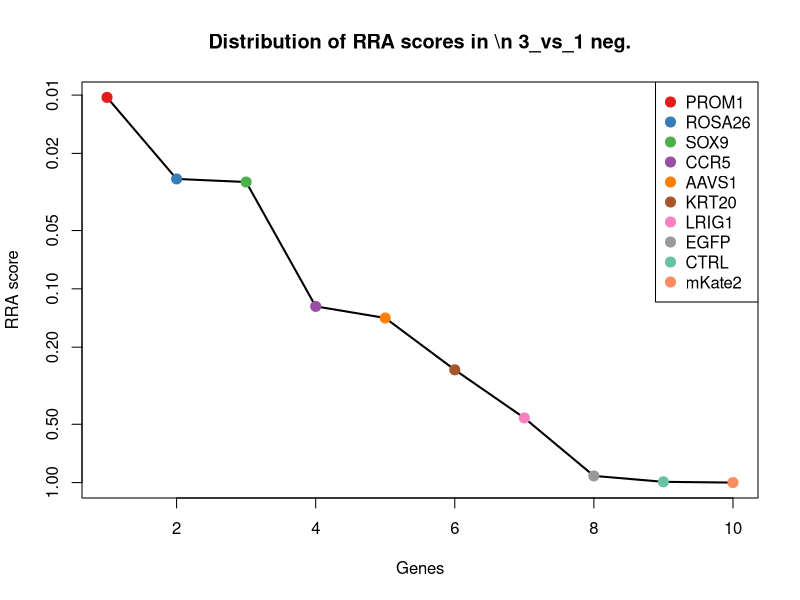
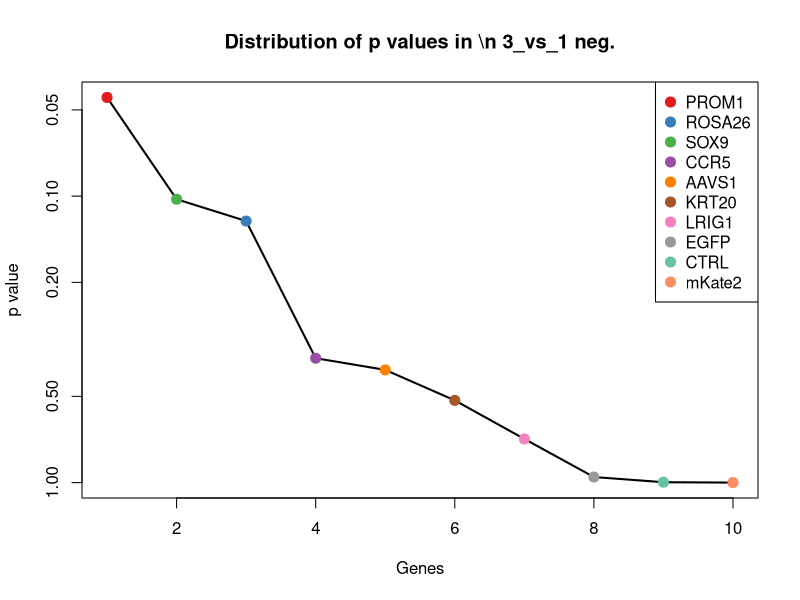
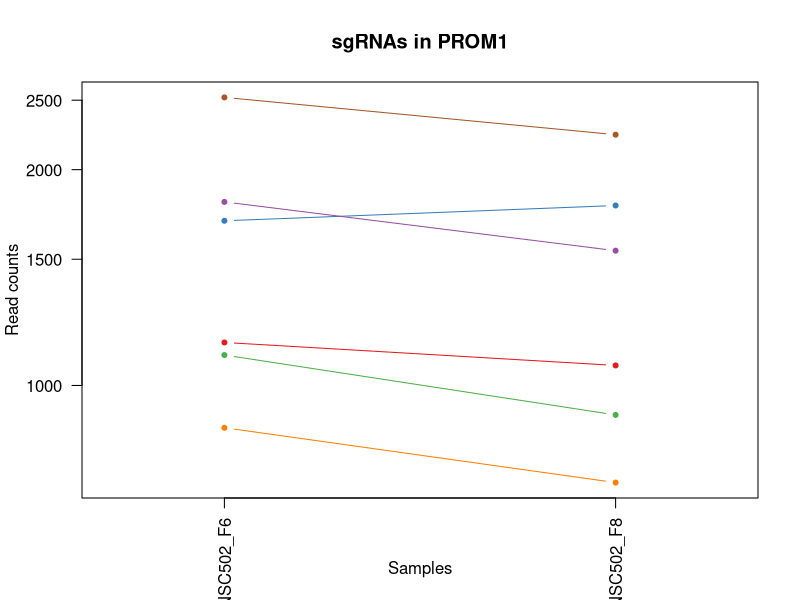
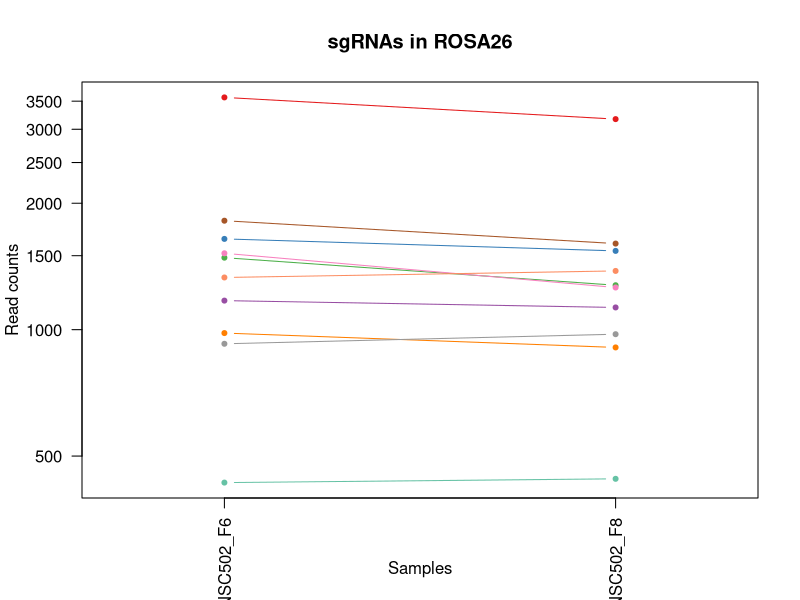
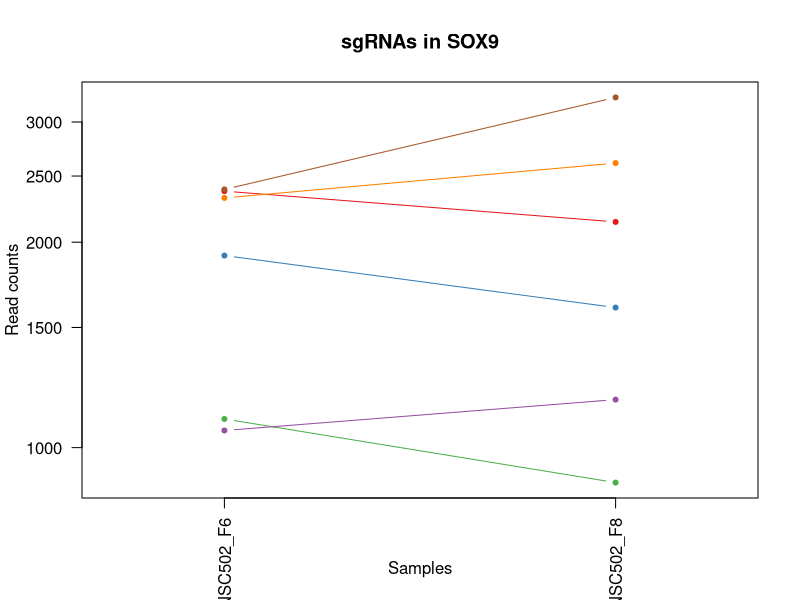
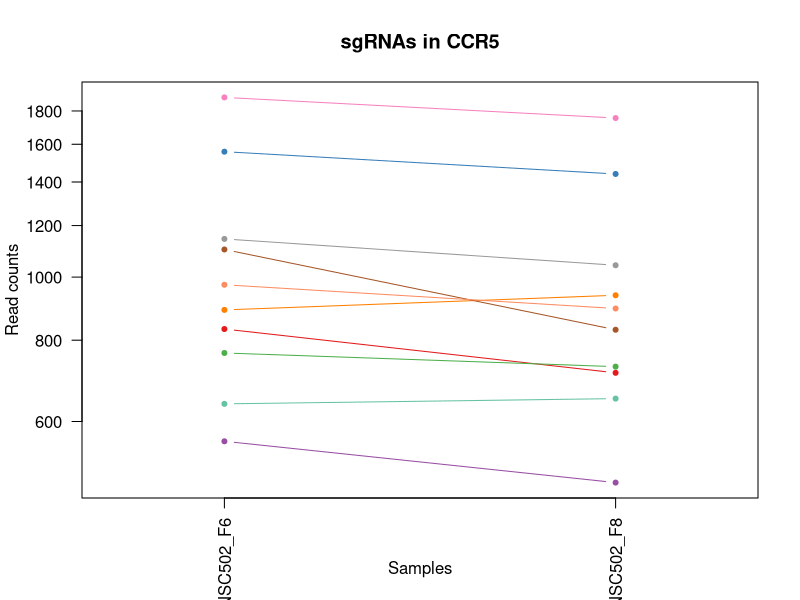
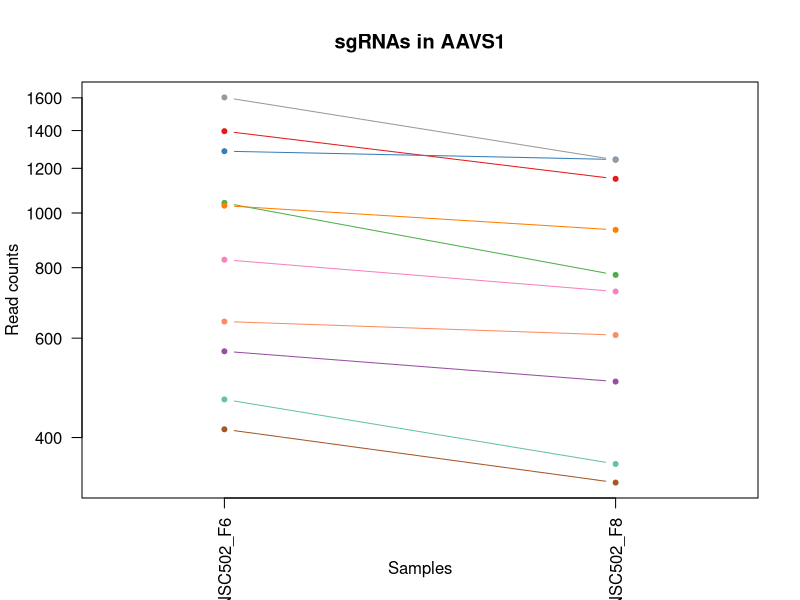
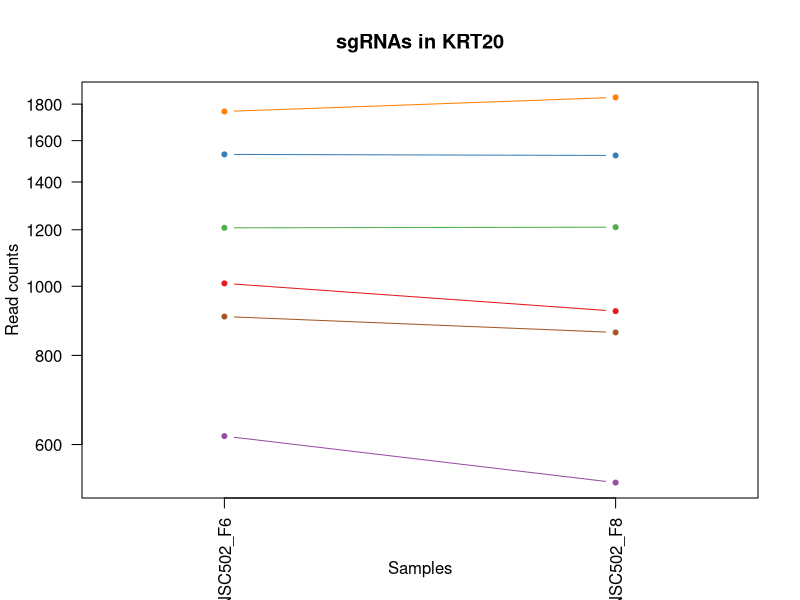

Write R code to recreate these figures, in order. (Note: this script raises an error after producing the figures.)
pdf(file='S2A_c1_t3.pdf',width=4.5,height=4.5);
gstable=read.table('S2A_c1_t3.gene_summary.txt',header=T)
# 
#
# parameters
# Do not modify the variables beginning with "__"

# gstablename='__GENE_SUMMARY_FILE__'
startindex=3
# outputfile='__OUTPUT_FILE__'
targetgenelist=c("PROM1","ROSA26","SOX9","CCR5","AAVS1","KRT20","LRIG1","EGFP","CTRL","mKate2")
# samplelabel=sub('.\\w+.\\w+$','',colnames(gstable)[startindex]);
samplelabel='3_vs_1 neg.'


# You need to write some codes in front of this code:
# gstable=read.table(gstablename,header=T)
# pdf(file=outputfile,width=6,height=6)


# set up color using RColorBrewer
#library(RColorBrewer)
#colors <- brewer.pal(length(targetgenelist), "Set1")

colors=c( "#E41A1C", "#377EB8", "#4DAF4A", "#984EA3", "#FF7F00",  "#A65628", "#F781BF",
          "#999999", "#66C2A5", "#FC8D62", "#8DA0CB", "#E78AC3", "#A6D854", "#FFD92F", "#E5C494", "#B3B3B3", 
          "#8DD3C7", "#FFFFB3", "#BEBADA", "#FB8072", "#80B1D3", "#FDB462", "#B3DE69", "#FCCDE5",
          "#D9D9D9", "#BC80BD", "#CCEBC5", "#FFED6F")

######
# function definition

plotrankedvalues<-function(val, tglist, ...){
  
  plot(val,log='y',ylim=c(max(val),min(val)),type='l',lwd=2, ...)
  if(length(tglist)>0){
    for(i in 1:length(tglist)){
      targetgene=tglist[i];
      tx=which(names(val)==targetgene);ty=val[targetgene];
      points(tx,ty,col=colors[(i %% length(colors)) ],cex=2,pch=20)
      # text(tx+50,ty,targetgene,col=colors[i])
    }
    legend('topright',tglist,pch=20,pt.cex = 2,cex=1,col=colors)
  }
}



plotrandvalues<-function(val,targetgenelist, ...){
  # choose the one with the best distance distribution
  
  mindiffvalue=0;
  randval=val;
  for(i in 1:20){
    randval0=sample(val)
    vindex=sort(which(names(randval0) %in% targetgenelist))
    if(max(vindex)>0.9*length(val)){
      # print('pass...')
      next;
    }
    mindiffind=min(diff(vindex));
    if (mindiffind > mindiffvalue){
      mindiffvalue=mindiffind;
      randval=randval0;
      # print(paste('Diff: ',mindiffvalue))
    }
  }
  plot(randval,log='y',ylim=c(max(randval),min(randval)),pch=20,col='grey', ...)
  
  if(length(targetgenelist)>0){
    for(i in 1:length(targetgenelist)){
      targetgene=targetgenelist[i];
      tx=which(names(randval)==targetgene);ty=randval[targetgene];
      points(tx,ty,col=colors[(i %% length(colors)) ],cex=2,pch=20)
      text(tx+50,ty,targetgene,col=colors[i])
    }
  }
  
}




# set.seed(1235)



pvec=gstable[,startindex]
names(pvec)=gstable[,'id']
pvec=sort(pvec);

plotrankedvalues(pvec,targetgenelist,xlab='Genes',ylab='RRA score',main=paste('Distribution of RRA scores in \\n',samplelabel))

# plotrandvalues(pvec,targetgenelist,xlab='Genes',ylab='RRA score',main=paste('Distribution of RRA scores in \\n',samplelabel))


pvec=gstable[,startindex+1]
names(pvec)=gstable[,'id']
pvec=sort(pvec);

plotrankedvalues(pvec,targetgenelist,xlab='Genes',ylab='p value',main=paste('Distribution of p values in \\n',samplelabel))

# plotrandvalues(pvec,targetgenelist,xlab='Genes',ylab='p value',main=paste('Distribution of p values in \\n',samplelabel))



# you need to write after this code:
# dev.off()






# parameters
# Do not modify the variables beginning with "__"
targetmat=list(c(1147.1383985218495,1065.4751989434267),c(1696.2259856191984,1781.6286194329277),c(1101.6725473609226,908.7619198876555),c(1802.3129716613612,1540.8679951852348),c(872.011709445471,731.036804533904),c(2521.606052848334,2236.885072555838))
targetgene="PROM1"
collabel=c("S14_MNSC502_F6","S16_MNSC502_F8")

# set up color using RColorBrewer
#library(RColorBrewer)
#colors <- brewer.pal(length(targetgenelist), "Set1")

colors=c( "#E41A1C", "#377EB8", "#4DAF4A", "#984EA3", "#FF7F00",  "#A65628", "#F781BF",
          "#999999", "#66C2A5", "#FC8D62", "#8DA0CB", "#E78AC3", "#A6D854", "#FFD92F", "#E5C494", "#B3B3B3", 
          "#8DD3C7", "#FFFFB3", "#BEBADA", "#FB8072", "#80B1D3", "#FDB462", "#B3DE69", "#FCCDE5",
          "#D9D9D9", "#BC80BD", "#CCEBC5", "#FFED6F")


## code

targetmatvec=unlist(targetmat)+1
yrange=range(targetmatvec[targetmatvec>0]);
# yrange[1]=1; # set the minimum value to 1
for(i in 1:length(targetmat)){
  vali=targetmat[[i]]+1;
  if(i==1){
    plot(1:length(vali),vali,type='b',las=1,pch=20,main=paste('sgRNAs in',targetgene),ylab='Read counts',xlab='Samples',xlim=c(0.7,length(vali)+0.3),ylim = yrange,col=colors[(i %% length(colors))],xaxt='n',log='y')
    axis(1,at=1:length(vali),labels=(collabel),las=2)
    # lines(0:100,rep(1,101),col='black');
  }else{
    lines(1:length(vali),vali,type='b',pch=20,col=colors[(i %% length(colors))])
  }
}




# parameters
# Do not modify the variables beginning with "__"
targetmat=list(c(3571.9837937712878,3171.036294636887),c(1643.765388125821,1539.1170088270699),c(1482.886222479464,1274.7180687441487),c(1171.6200106854255,1128.510707837368),c(980.4302775984506,906.135440350408),c(1816.3024643262618,1602.1525177210112),c(1519.025745197124,1258.9591915206634),c(924.4723069388483,974.4239083188445),c(431.34269050110197,440.37306907850746),c(1330.1675942209658,1378.9017570549686))
targetgene="ROSA26"
collabel=c("S14_MNSC502_F6","S16_MNSC502_F8")

# set up color using RColorBrewer
#library(RColorBrewer)
#colors <- brewer.pal(length(targetgenelist), "Set1")

colors=c( "#E41A1C", "#377EB8", "#4DAF4A", "#984EA3", "#FF7F00",  "#A65628", "#F781BF",
          "#999999", "#66C2A5", "#FC8D62", "#8DA0CB", "#E78AC3", "#A6D854", "#FFD92F", "#E5C494", "#B3B3B3", 
          "#8DD3C7", "#FFFFB3", "#BEBADA", "#FB8072", "#80B1D3", "#FDB462", "#B3DE69", "#FCCDE5",
          "#D9D9D9", "#BC80BD", "#CCEBC5", "#FFED6F")


## code

targetmatvec=unlist(targetmat)+1
yrange=range(targetmatvec[targetmatvec>0]);
# yrange[1]=1; # set the minimum value to 1
for(i in 1:length(targetmat)){
  vali=targetmat[[i]]+1;
  if(i==1){
    plot(1:length(vali),vali,type='b',las=1,pch=20,main=paste('sgRNAs in',targetgene),ylab='Read counts',xlab='Samples',xlim=c(0.7,length(vali)+0.3),ylim = yrange,col=colors[(i %% length(colors))],xaxt='n',log='y')
    axis(1,at=1:length(vali),labels=(collabel),las=2)
    # lines(0:100,rep(1,101),col='black');
  }else{
    lines(1:length(vali),vali,type='b',pch=20,col=colors[(i %% length(colors))])
  }
}




# parameters
# Do not modify the variables beginning with "__"
targetmat=list(c(2374.7163798668776,2140.5808228567607),c(1910.7315398143407,1603.0280109000937),c(1100.5067563055143,887.750083589675),c(1058.5382783108123,1174.9118463287416),c(2321.089991318092,2610.720660024074),c(2388.7058725317784,3258.5856125451387))
targetgene="SOX9"
collabel=c("S14_MNSC502_F6","S16_MNSC502_F8")

# set up color using RColorBrewer
#library(RColorBrewer)
#colors <- brewer.pal(length(targetgenelist), "Set1")

colors=c( "#E41A1C", "#377EB8", "#4DAF4A", "#984EA3", "#FF7F00",  "#A65628", "#F781BF",
          "#999999", "#66C2A5", "#FC8D62", "#8DA0CB", "#E78AC3", "#A6D854", "#FFD92F", "#E5C494", "#B3B3B3", 
          "#8DD3C7", "#FFFFB3", "#BEBADA", "#FB8072", "#80B1D3", "#FDB462", "#B3DE69", "#FCCDE5",
          "#D9D9D9", "#BC80BD", "#CCEBC5", "#FFED6F")


## code

targetmatvec=unlist(targetmat)+1
yrange=range(targetmatvec[targetmatvec>0]);
# yrange[1]=1; # set the minimum value to 1
for(i in 1:length(targetmat)){
  vali=targetmat[[i]]+1;
  if(i==1){
    plot(1:length(vali),vali,type='b',las=1,pch=20,main=paste('sgRNAs in',targetgene),ylab='Read counts',xlab='Samples',xlim=c(0.7,length(vali)+0.3),ylim = yrange,col=colors[(i %% length(colors))],xaxt='n',log='y')
    axis(1,at=1:length(vali),labels=(collabel),las=2)
    # lines(0:100,rep(1,101),col='black');
  }else{
    lines(1:length(vali),vali,type='b',pch=20,col=colors[(i %% length(colors))])
  }
}




# parameters
# Do not modify the variables beginning with "__"
targetmat=list(c(831.2090225061776,711.7759545940886),c(1557.4968500256007,1439.3107864116625),c(763.5931412924913,727.534831817574),c(558.4139155406158,482.3967416744684),c(889.4985752765967,936.7777016182962),c(1101.6725473609226,829.0920405911462),c(1887.4157187061733,1754.4883308813696),c(1143.6410253556244,1041.8368831081984),c(637.6877073083858,649.6159388792297),c(972.269740210592,893.8785358432527))
targetgene="CCR5"
collabel=c("S14_MNSC502_F6","S16_MNSC502_F8")

# set up color using RColorBrewer
#library(RColorBrewer)
#colors <- brewer.pal(length(targetgenelist), "Set1")

colors=c( "#E41A1C", "#377EB8", "#4DAF4A", "#984EA3", "#FF7F00",  "#A65628", "#F781BF",
          "#999999", "#66C2A5", "#FC8D62", "#8DA0CB", "#E78AC3", "#A6D854", "#FFD92F", "#E5C494", "#B3B3B3", 
          "#8DD3C7", "#FFFFB3", "#BEBADA", "#FB8072", "#80B1D3", "#FDB462", "#B3DE69", "#FCCDE5",
          "#D9D9D9", "#BC80BD", "#CCEBC5", "#FFED6F")


## code

targetmatvec=unlist(targetmat)+1
yrange=range(targetmatvec[targetmatvec>0]);
# yrange[1]=1; # set the minimum value to 1
for(i in 1:length(targetmat)){
  vali=targetmat[[i]]+1;
  if(i==1){
    plot(1:length(vali),vali,type='b',las=1,pch=20,main=paste('sgRNAs in',targetgene),ylab='Read counts',xlab='Samples',xlim=c(0.7,length(vali)+0.3),ylim = yrange,col=colors[(i %% length(colors))],xaxt='n',log='y')
    axis(1,at=1:length(vali),labels=(collabel),las=2)
    # lines(0:100,rep(1,101),col='black');
  }else{
    lines(1:length(vali),vali,type='b',pch=20,col=colors[(i %% length(colors))])
  }
}




# parameters
# Do not modify the variables beginning with "__"
targetmat=list(c(1395.4518933238353,1148.647050956266),c(1285.8675341154471,1243.200314297178),c(1041.0514124796866,775.6869566671126),c(567.7402439838828,501.65759161428383),c(1029.3935019256028,932.4002357228835),c(412.6900336145678,331.811914872275),c(825.3800672291356,724.9083522803264),c(1601.7969101311191,1241.449327939013),c(466.3164221633535,358.0767102447506),c(641.185080474611,606.7167731041862))
targetgene="AAVS1"
collabel=c("S14_MNSC502_F6","S16_MNSC502_F8")

# set up color using RColorBrewer
#library(RColorBrewer)
#colors <- brewer.pal(length(targetgenelist), "Set1")

colors=c( "#E41A1C", "#377EB8", "#4DAF4A", "#984EA3", "#FF7F00",  "#A65628", "#F781BF",
          "#999999", "#66C2A5", "#FC8D62", "#8DA0CB", "#E78AC3", "#A6D854", "#FFD92F", "#E5C494", "#B3B3B3", 
          "#8DD3C7", "#FFFFB3", "#BEBADA", "#FB8072", "#80B1D3", "#FDB462", "#B3DE69", "#FCCDE5",
          "#D9D9D9", "#BC80BD", "#CCEBC5", "#FFED6F")


## code

targetmatvec=unlist(targetmat)+1
yrange=range(targetmatvec[targetmatvec>0]);
# yrange[1]=1; # set the minimum value to 1
for(i in 1:length(targetmat)){
  vali=targetmat[[i]]+1;
  if(i==1){
    plot(1:length(vali),vali,type='b',las=1,pch=20,main=paste('sgRNAs in',targetgene),ylab='Read counts',xlab='Samples',xlim=c(0.7,length(vali)+0.3),ylim = yrange,col=colors[(i %% length(colors))],xaxt='n',log='y')
    axis(1,at=1:length(vali),labels=(collabel),las=2)
    # lines(0:100,rep(1,101),col='black');
  }else{
    lines(1:length(vali),vali,type='b',pch=20,col=colors[(i %% length(colors))])
  }
}




# parameters
# Do not modify the variables beginning with "__"
targetmat=list(c(1008.4092629282519,921.8943175738933),c(1529.5178646957993,1524.233624782667),c(1206.593742347677,1209.05608031296),c(615.5376772556266,529.6733733449245),c(1756.8471205004341,1838.5356760732916),c(905.8196500523142,860.609795038117))
targetgene="KRT20"
collabel=c("S14_MNSC502_F6","S16_MNSC502_F8")

# set up color using RColorBrewer
#library(RColorBrewer)
#colors <- brewer.pal(length(targetgenelist), "Set1")

colors=c( "#E41A1C", "#377EB8", "#4DAF4A", "#984EA3", "#FF7F00",  "#A65628", "#F781BF",
          "#999999", "#66C2A5", "#FC8D62", "#8DA0CB", "#E78AC3", "#A6D854", "#FFD92F", "#E5C494", "#B3B3B3", 
          "#8DD3C7", "#FFFFB3", "#BEBADA", "#FB8072", "#80B1D3", "#FDB462", "#B3DE69", "#FCCDE5",
          "#D9D9D9", "#BC80BD", "#CCEBC5", "#FFED6F")


## code

targetmatvec=unlist(targetmat)+1
yrange=range(targetmatvec[targetmatvec>0]);
# yrange[1]=1; # set the minimum value to 1
for(i in 1:length(targetmat)){
  vali=targetmat[[i]]+1;
  if(i==1){
    plot(1:length(vali),vali,type='b',las=1,pch=20,main=paste('sgRNAs in',targetgene),ylab='Read counts',xlab='Samples',xlim=c(0.7,length(vali)+0.3),ylim = yrange,col=colors[(i %% length(colors))],xaxt='n',log='y')
    axis(1,at=1:length(vali),labels=(collabel),las=2)
    # lines(0:100,rep(1,101),col='black');
  }else{
    lines(1:length(vali),vali,type='b',pch=20,col=colors[(i %% length(colors))])
  }
}




# parameters
# Do not modify the variables beginning with "__"
targetmat=list(c(1297.525444669531,1317.6172345191924),c(705.3035885220721,638.2345275511569),c(835.8721867278111,834.3449996656414),c(1384.9597738251598,1432.3068409790023),c(2128.7344671757087,2027.6422027551157),c(673.8272300260458,618.9736776113415))
targetgene="LRIG1"
collabel=c("S14_MNSC502_F6","S16_MNSC502_F8")

# set up color using RColorBrewer
#library(RColorBrewer)
#colors <- brewer.pal(length(targetgenelist), "Set1")

colors=c( "#E41A1C", "#377EB8", "#4DAF4A", "#984EA3", "#FF7F00",  "#A65628", "#F781BF",
          "#999999", "#66C2A5", "#FC8D62", "#8DA0CB", "#E78AC3", "#A6D854", "#FFD92F", "#E5C494", "#B3B3B3", 
          "#8DD3C7", "#FFFFB3", "#BEBADA", "#FB8072", "#80B1D3", "#FDB462", "#B3DE69", "#FCCDE5",
          "#D9D9D9", "#BC80BD", "#CCEBC5", "#FFED6F")


## code

targetmatvec=unlist(targetmat)+1
yrange=range(targetmatvec[targetmatvec>0]);
# yrange[1]=1; # set the minimum value to 1
for(i in 1:length(targetmat)){
  vali=targetmat[[i]]+1;
  if(i==1){
    plot(1:length(vali),vali,type='b',las=1,pch=20,main=paste('sgRNAs in',targetgene),ylab='Read counts',xlab='Samples',xlim=c(0.7,length(vali)+0.3),ylim = yrange,col=colors[(i %% length(colors))],xaxt='n',log='y')
    axis(1,at=1:length(vali),labels=(collabel),las=2)
    # lines(0:100,rep(1,101),col='black');
  }else{
    lines(1:length(vali),vali,type='b',pch=20,col=colors[(i %% length(colors))])
  }
}




# parameters
# Do not modify the variables beginning with "__"
targetmat=list(c(1344.1570868858664,1425.3028955463421),c(1739.3602546693085,1782.5041126120102),c(918.6433516618064,1019.9495536311356),c(941.959172769974,850.1038768891267),c(1547.0047305269252,1577.6387087067008),c(1794.1524342735024,1884.0613213855825))
targetgene="EGFP"
collabel=c("S14_MNSC502_F6","S16_MNSC502_F8")

# set up color using RColorBrewer
#library(RColorBrewer)
#colors <- brewer.pal(length(targetgenelist), "Set1")

colors=c( "#E41A1C", "#377EB8", "#4DAF4A", "#984EA3", "#FF7F00",  "#A65628", "#F781BF",
          "#999999", "#66C2A5", "#FC8D62", "#8DA0CB", "#E78AC3", "#A6D854", "#FFD92F", "#E5C494", "#B3B3B3", 
          "#8DD3C7", "#FFFFB3", "#BEBADA", "#FB8072", "#80B1D3", "#FDB462", "#B3DE69", "#FCCDE5",
          "#D9D9D9", "#BC80BD", "#CCEBC5", "#FFED6F")


## code

targetmatvec=unlist(targetmat)+1
yrange=range(targetmatvec[targetmatvec>0]);
# yrange[1]=1; # set the minimum value to 1
for(i in 1:length(targetmat)){
  vali=targetmat[[i]]+1;
  if(i==1){
    plot(1:length(vali),vali,type='b',las=1,pch=20,main=paste('sgRNAs in',targetgene),ylab='Read counts',xlab='Samples',xlim=c(0.7,length(vali)+0.3),ylim = yrange,col=colors[(i %% length(colors))],xaxt='n',log='y')
    axis(1,at=1:length(vali),labels=(collabel),las=2)
    # lines(0:100,rep(1,101),col='black');
  }else{
    lines(1:length(vali),vali,type='b',pch=20,col=colors[(i %% length(colors))])
  }
}




# parameters
# Do not modify the variables beginning with "__"
targetmat=list(c(987.425023930901,1007.6926491239802),c(931.4670532712986,994.5602514377425),c(3239.733342979898,3316.368162364585),c(521.1086017675475,570.8215527618029),c(1018.9013824269273,1124.1332419419555),c(1869.9288528750474,1885.8123077437476),c(1173.9515927962423,1226.5659438946102),c(1104.0041294717394,1073.3546375551693),c(1074.8593530865298,1131.1371873746155),c(1618.1179849068365,1831.5317306406314))
targetgene="CTRL"
collabel=c("S14_MNSC502_F6","S16_MNSC502_F8")

# set up color using RColorBrewer
#library(RColorBrewer)
#colors <- brewer.pal(length(targetgenelist), "Set1")

colors=c( "#E41A1C", "#377EB8", "#4DAF4A", "#984EA3", "#FF7F00",  "#A65628", "#F781BF",
          "#999999", "#66C2A5", "#FC8D62", "#8DA0CB", "#E78AC3", "#A6D854", "#FFD92F", "#E5C494", "#B3B3B3", 
          "#8DD3C7", "#FFFFB3", "#BEBADA", "#FB8072", "#80B1D3", "#FDB462", "#B3DE69", "#FCCDE5",
          "#D9D9D9", "#BC80BD", "#CCEBC5", "#FFED6F")


## code

targetmatvec=unlist(targetmat)+1
yrange=range(targetmatvec[targetmatvec>0]);
# yrange[1]=1; # set the minimum value to 1
for(i in 1:length(targetmat)){
  vali=targetmat[[i]]+1;
  if(i==1){
    plot(1:length(vali),vali,type='b',las=1,pch=20,main=paste('sgRNAs in',targetgene),ylab='Read counts',xlab='Samples',xlim=c(0.7,length(vali)+0.3),ylim = yrange,col=colors[(i %% length(colors))],xaxt='n',log='y')
    axis(1,at=1:length(vali),labels=(collabel),las=2)
    # lines(0:100,rep(1,101),col='black');
  }else{
    lines(1:length(vali),vali,type='b',pch=20,col=colors[(i %% length(colors))])
  }
}




# parameters
# Do not modify the variables beginning with "__"
targetmat=list(c(2512.2797244050666,2996.8131519994654),c(2703.469457492042,3098.3703607730376),c(2436.503305803522,3181.542212785877),c(1488.715177756506,1637.172244884312),c(1910.7315398143407,2156.339700080246),c(3034.5541172280227,4266.278261669119))
targetgene="mKate2"
collabel=c("S14_MNSC502_F6","S16_MNSC502_F8")

# set up color using RColorBrewer
#library(RColorBrewer)
#colors <- brewer.pal(length(targetgenelist), "Set1")

colors=c( "#E41A1C", "#377EB8", "#4DAF4A", "#984EA3", "#FF7F00",  "#A65628", "#F781BF",
          "#999999", "#66C2A5", "#FC8D62", "#8DA0CB", "#E78AC3", "#A6D854", "#FFD92F", "#E5C494", "#B3B3B3", 
          "#8DD3C7", "#FFFFB3", "#BEBADA", "#FB8072", "#80B1D3", "#FDB462", "#B3DE69", "#FCCDE5",
          "#D9D9D9", "#BC80BD", "#CCEBC5", "#FFED6F")


## code

targetmatvec=unlist(targetmat)+1
yrange=range(targetmatvec[targetmatvec>0]);
# yrange[1]=1; # set the minimum value to 1
for(i in 1:length(targetmat)){
  vali=targetmat[[i]]+1;
  if(i==1){
    plot(1:length(vali),vali,type='b',las=1,pch=20,main=paste('sgRNAs in',targetgene),ylab='Read counts',xlab='Samples',xlim=c(0.7,length(vali)+0.3),ylim = yrange,col=colors[(i %% length(colors))],xaxt='n',log='y')
    axis(1,at=1:length(vali),labels=(collabel),las=2)
    # lines(0:100,rep(1,101),col='black');
  }else{
    lines(1:length(vali),vali,type='b',pch=20,col=colors[(i %% length(colors))])
  }
}



# 
#
# parameters
# Do not modify the variables beginning with "__"

# gstablename='__GENE_SUMMARY_FILE__'
startindex=9
# outputfile='__OUTPUT_FILE__'
targetgenelist=c("SOX9","mKate2","EGFP","CTRL","PROM1","KRT20","CCR5","ROSA26","LRIG1","AAVS1")
# samplelabel=sub('.\\w+.\\w+$','',colnames(gstable)[startindex]);
samplelabel='3_vs_1 pos.'


# You need to write some codes in front of this code:
# gstable=read.table(gstablename,header=T)
# pdf(file=outputfile,width=6,height=6)


# set up color using RColorBrewer
#library(RColorBrewer)
#colors <- brewer.pal(length(targetgenelist), "Set1")

colors=c( "#E41A1C", "#377EB8", "#4DAF4A", "#984EA3", "#FF7F00",  "#A65628", "#F781BF",
          "#999999", "#66C2A5", "#FC8D62", "#8DA0CB", "#E78AC3", "#A6D854", "#FFD92F", "#E5C494", "#B3B3B3", 
          "#8DD3C7", "#FFFFB3", "#BEBADA", "#FB8072", "#80B1D3", "#FDB462", "#B3DE69", "#FCCDE5",
          "#D9D9D9", "#BC80BD", "#CCEBC5", "#FFED6F")

######
# function definition

plotrankedvalues<-function(val, tglist, ...){
  
  plot(val,log='y',ylim=c(max(val),min(val)),type='l',lwd=2, ...)
  if(length(tglist)>0){
    for(i in 1:length(tglist)){
      targetgene=tglist[i];
      tx=which(names(val)==targetgene);ty=val[targetgene];
      points(tx,ty,col=colors[(i %% length(colors)) ],cex=2,pch=20)
      # text(tx+50,ty,targetgene,col=colors[i])
    }
    legend('topright',tglist,pch=20,pt.cex = 2,cex=1,col=colors)
  }
}



plotrandvalues<-function(val,targetgenelist, ...){
  # choose the one with the best distance distribution
  
  mindiffvalue=0;
  randval=val;
  for(i in 1:20){
    randval0=sample(val)
    vindex=sort(which(names(randval0) %in% targetgenelist))
    if(max(vindex)>0.9*length(val)){
      # print('pass...')
      next;
    }
    mindiffind=min(diff(vindex));
    if (mindiffind > mindiffvalue){
      mindiffvalue=mindiffind;
      randval=randval0;
      # print(paste('Diff: ',mindiffvalue))
    }
  }
  plot(randval,log='y',ylim=c(max(randval),min(randval)),pch=20,col='grey', ...)
  
  if(length(targetgenelist)>0){
    for(i in 1:length(targetgenelist)){
      targetgene=targetgenelist[i];
      tx=which(names(randval)==targetgene);ty=randval[targetgene];
      points(tx,ty,col=colors[(i %% length(colors)) ],cex=2,pch=20)
      text(tx+50,ty,targetgene,col=colors[i])
    }
  }
  
}




# set.seed(1235)



pvec=gstable[,startindex]
names(pvec)=gstable[,'id']
pvec=sort(pvec);

plotrankedvalues(pvec,targetgenelist,xlab='Genes',ylab='RRA score',main=paste('Distribution of RRA scores in \\n',samplelabel))

# plotrandvalues(pvec,targetgenelist,xlab='Genes',ylab='RRA score',main=paste('Distribution of RRA scores in \\n',samplelabel))


pvec=gstable[,startindex+1]
names(pvec)=gstable[,'id']
pvec=sort(pvec);

plotrankedvalues(pvec,targetgenelist,xlab='Genes',ylab='p value',main=paste('Distribution of p values in \\n',samplelabel))

# plotrandvalues(pvec,targetgenelist,xlab='Genes',ylab='p value',main=paste('Distribution of p values in \\n',samplelabel))



# you need to write after this code:
# dev.off()






# parameters
# Do not modify the variables beginning with "__"
targetmat=list(c(2374.7163798668776,2140.5808228567607),c(1910.7315398143407,1603.0280109000937),c(1100.5067563055143,887.750083589675),c(1058.5382783108123,1174.9118463287416),c(2321.089991318092,2610.720660024074),c(2388.7058725317784,3258.5856125451387))
targetgene="SOX9"
collabel=c("S14_MNSC502_F6","S16_MNSC502_F8")

# set up color using RColorBrewer
#library(RColorBrewer)
#colors <- brewer.pal(length(targetgenelist), "Set1")

colors=c( "#E41A1C", "#377EB8", "#4DAF4A", "#984EA3", "#FF7F00",  "#A65628", "#F781BF",
          "#999999", "#66C2A5", "#FC8D62", "#8DA0CB", "#E78AC3", "#A6D854", "#FFD92F", "#E5C494", "#B3B3B3", 
          "#8DD3C7", "#FFFFB3", "#BEBADA", "#FB8072", "#80B1D3", "#FDB462", "#B3DE69", "#FCCDE5",
          "#D9D9D9", "#BC80BD", "#CCEBC5", "#FFED6F")


## code

targetmatvec=unlist(targetmat)+1
yrange=range(targetmatvec[targetmatvec>0]);
# yrange[1]=1; # set the minimum value to 1
for(i in 1:length(targetmat)){
  vali=targetmat[[i]]+1;
  if(i==1){
    plot(1:length(vali),vali,type='b',las=1,pch=20,main=paste('sgRNAs in',targetgene),ylab='Read counts',xlab='Samples',xlim=c(0.7,length(vali)+0.3),ylim = yrange,col=colors[(i %% length(colors))],xaxt='n',log='y')
    axis(1,at=1:length(vali),labels=(collabel),las=2)
    # lines(0:100,rep(1,101),col='black');
  }else{
    lines(1:length(vali),vali,type='b',pch=20,col=colors[(i %% length(colors))])
  }
}




# parameters
# Do not modify the variables beginning with "__"
targetmat=list(c(2512.2797244050666,2996.8131519994654),c(2703.469457492042,3098.3703607730376),c(2436.503305803522,3181.542212785877),c(1488.715177756506,1637.172244884312),c(1910.7315398143407,2156.339700080246),c(3034.5541172280227,4266.278261669119))
targetgene="mKate2"
collabel=c("S14_MNSC502_F6","S16_MNSC502_F8")

# set up color using RColorBrewer
#library(RColorBrewer)
#colors <- brewer.pal(length(targetgenelist), "Set1")

colors=c( "#E41A1C", "#377EB8", "#4DAF4A", "#984EA3", "#FF7F00",  "#A65628", "#F781BF",
          "#999999", "#66C2A5", "#FC8D62", "#8DA0CB", "#E78AC3", "#A6D854", "#FFD92F", "#E5C494", "#B3B3B3", 
          "#8DD3C7", "#FFFFB3", "#BEBADA", "#FB8072", "#80B1D3", "#FDB462", "#B3DE69", "#FCCDE5",
          "#D9D9D9", "#BC80BD", "#CCEBC5", "#FFED6F")


## code

targetmatvec=unlist(targetmat)+1
yrange=range(targetmatvec[targetmatvec>0]);
# yrange[1]=1; # set the minimum value to 1
for(i in 1:length(targetmat)){
  vali=targetmat[[i]]+1;
  if(i==1){
    plot(1:length(vali),vali,type='b',las=1,pch=20,main=paste('sgRNAs in',targetgene),ylab='Read counts',xlab='Samples',xlim=c(0.7,length(vali)+0.3),ylim = yrange,col=colors[(i %% length(colors))],xaxt='n',log='y')
    axis(1,at=1:length(vali),labels=(collabel),las=2)
    # lines(0:100,rep(1,101),col='black');
  }else{
    lines(1:length(vali),vali,type='b',pch=20,col=colors[(i %% length(colors))])
  }
}




# parameters
# Do not modify the variables beginning with "__"
targetmat=list(c(1344.1570868858664,1425.3028955463421),c(1739.3602546693085,1782.5041126120102),c(918.6433516618064,1019.9495536311356),c(941.959172769974,850.1038768891267),c(1547.0047305269252,1577.6387087067008),c(1794.1524342735024,1884.0613213855825))
targetgene="EGFP"
collabel=c("S14_MNSC502_F6","S16_MNSC502_F8")

# set up color using RColorBrewer
#library(RColorBrewer)
#colors <- brewer.pal(length(targetgenelist), "Set1")

colors=c( "#E41A1C", "#377EB8", "#4DAF4A", "#984EA3", "#FF7F00",  "#A65628", "#F781BF",
          "#999999", "#66C2A5", "#FC8D62", "#8DA0CB", "#E78AC3", "#A6D854", "#FFD92F", "#E5C494", "#B3B3B3", 
          "#8DD3C7", "#FFFFB3", "#BEBADA", "#FB8072", "#80B1D3", "#FDB462", "#B3DE69", "#FCCDE5",
          "#D9D9D9", "#BC80BD", "#CCEBC5", "#FFED6F")


## code

targetmatvec=unlist(targetmat)+1
yrange=range(targetmatvec[targetmatvec>0]);
# yrange[1]=1; # set the minimum value to 1
for(i in 1:length(targetmat)){
  vali=targetmat[[i]]+1;
  if(i==1){
    plot(1:length(vali),vali,type='b',las=1,pch=20,main=paste('sgRNAs in',targetgene),ylab='Read counts',xlab='Samples',xlim=c(0.7,length(vali)+0.3),ylim = yrange,col=colors[(i %% length(colors))],xaxt='n',log='y')
    axis(1,at=1:length(vali),labels=(collabel),las=2)
    # lines(0:100,rep(1,101),col='black');
  }else{
    lines(1:length(vali),vali,type='b',pch=20,col=colors[(i %% length(colors))])
  }
}




# parameters
# Do not modify the variables beginning with "__"
targetmat=list(c(987.425023930901,1007.6926491239802),c(931.4670532712986,994.5602514377425),c(3239.733342979898,3316.368162364585),c(521.1086017675475,570.8215527618029),c(1018.9013824269273,1124.1332419419555),c(1869.9288528750474,1885.8123077437476),c(1173.9515927962423,1226.5659438946102),c(1104.0041294717394,1073.3546375551693),c(1074.8593530865298,1131.1371873746155),c(1618.1179849068365,1831.5317306406314))
targetgene="CTRL"
collabel=c("S14_MNSC502_F6","S16_MNSC502_F8")

# set up color using RColorBrewer
#library(RColorBrewer)
#colors <- brewer.pal(length(targetgenelist), "Set1")

colors=c( "#E41A1C", "#377EB8", "#4DAF4A", "#984EA3", "#FF7F00",  "#A65628", "#F781BF",
          "#999999", "#66C2A5", "#FC8D62", "#8DA0CB", "#E78AC3", "#A6D854", "#FFD92F", "#E5C494", "#B3B3B3", 
          "#8DD3C7", "#FFFFB3", "#BEBADA", "#FB8072", "#80B1D3", "#FDB462", "#B3DE69", "#FCCDE5",
          "#D9D9D9", "#BC80BD", "#CCEBC5", "#FFED6F")


## code

targetmatvec=unlist(targetmat)+1
yrange=range(targetmatvec[targetmatvec>0]);
# yrange[1]=1; # set the minimum value to 1
for(i in 1:length(targetmat)){
  vali=targetmat[[i]]+1;
  if(i==1){
    plot(1:length(vali),vali,type='b',las=1,pch=20,main=paste('sgRNAs in',targetgene),ylab='Read counts',xlab='Samples',xlim=c(0.7,length(vali)+0.3),ylim = yrange,col=colors[(i %% length(colors))],xaxt='n',log='y')
    axis(1,at=1:length(vali),labels=(collabel),las=2)
    # lines(0:100,rep(1,101),col='black');
  }else{
    lines(1:length(vali),vali,type='b',pch=20,col=colors[(i %% length(colors))])
  }
}




# parameters
# Do not modify the variables beginning with "__"
targetmat=list(c(1147.1383985218495,1065.4751989434267),c(1696.2259856191984,1781.6286194329277),c(1101.6725473609226,908.7619198876555),c(1802.3129716613612,1540.8679951852348),c(872.011709445471,731.036804533904),c(2521.606052848334,2236.885072555838))
targetgene="PROM1"
collabel=c("S14_MNSC502_F6","S16_MNSC502_F8")

# set up color using RColorBrewer
#library(RColorBrewer)
#colors <- brewer.pal(length(targetgenelist), "Set1")

colors=c( "#E41A1C", "#377EB8", "#4DAF4A", "#984EA3", "#FF7F00",  "#A65628", "#F781BF",
          "#999999", "#66C2A5", "#FC8D62", "#8DA0CB", "#E78AC3", "#A6D854", "#FFD92F", "#E5C494", "#B3B3B3", 
          "#8DD3C7", "#FFFFB3", "#BEBADA", "#FB8072", "#80B1D3", "#FDB462", "#B3DE69", "#FCCDE5",
          "#D9D9D9", "#BC80BD", "#CCEBC5", "#FFED6F")


## code

targetmatvec=unlist(targetmat)+1
yrange=range(targetmatvec[targetmatvec>0]);
# yrange[1]=1; # set the minimum value to 1
for(i in 1:length(targetmat)){
  vali=targetmat[[i]]+1;
  if(i==1){
    plot(1:length(vali),vali,type='b',las=1,pch=20,main=paste('sgRNAs in',targetgene),ylab='Read counts',xlab='Samples',xlim=c(0.7,length(vali)+0.3),ylim = yrange,col=colors[(i %% length(colors))],xaxt='n',log='y')
    axis(1,at=1:length(vali),labels=(collabel),las=2)
    # lines(0:100,rep(1,101),col='black');
  }else{
    lines(1:length(vali),vali,type='b',pch=20,col=colors[(i %% length(colors))])
  }
}




# parameters
# Do not modify the variables beginning with "__"
targetmat=list(c(1008.4092629282519,921.8943175738933),c(1529.5178646957993,1524.233624782667),c(1206.593742347677,1209.05608031296),c(615.5376772556266,529.6733733449245),c(1756.8471205004341,1838.5356760732916),c(905.8196500523142,860.609795038117))
targetgene="KRT20"
collabel=c("S14_MNSC502_F6","S16_MNSC502_F8")

# set up color using RColorBrewer
#library(RColorBrewer)
#colors <- brewer.pal(length(targetgenelist), "Set1")

colors=c( "#E41A1C", "#377EB8", "#4DAF4A", "#984EA3", "#FF7F00",  "#A65628", "#F781BF",
          "#999999", "#66C2A5", "#FC8D62", "#8DA0CB", "#E78AC3", "#A6D854", "#FFD92F", "#E5C494", "#B3B3B3", 
          "#8DD3C7", "#FFFFB3", "#BEBADA", "#FB8072", "#80B1D3", "#FDB462", "#B3DE69", "#FCCDE5",
          "#D9D9D9", "#BC80BD", "#CCEBC5", "#FFED6F")


## code

targetmatvec=unlist(targetmat)+1
yrange=range(targetmatvec[targetmatvec>0]);
# yrange[1]=1; # set the minimum value to 1
for(i in 1:length(targetmat)){
  vali=targetmat[[i]]+1;
  if(i==1){
    plot(1:length(vali),vali,type='b',las=1,pch=20,main=paste('sgRNAs in',targetgene),ylab='Read counts',xlab='Samples',xlim=c(0.7,length(vali)+0.3),ylim = yrange,col=colors[(i %% length(colors))],xaxt='n',log='y')
    axis(1,at=1:length(vali),labels=(collabel),las=2)
    # lines(0:100,rep(1,101),col='black');
  }else{
    lines(1:length(vali),vali,type='b',pch=20,col=colors[(i %% length(colors))])
  }
}




# parameters
# Do not modify the variables beginning with "__"
targetmat=list(c(831.2090225061776,711.7759545940886),c(1557.4968500256007,1439.3107864116625),c(763.5931412924913,727.534831817574),c(558.4139155406158,482.3967416744684),c(889.4985752765967,936.7777016182962),c(1101.6725473609226,829.0920405911462),c(1887.4157187061733,1754.4883308813696),c(1143.6410253556244,1041.8368831081984),c(637.6877073083858,649.6159388792297),c(972.269740210592,893.8785358432527))
targetgene="CCR5"
collabel=c("S14_MNSC502_F6","S16_MNSC502_F8")

# set up color using RColorBrewer
#library(RColorBrewer)
#colors <- brewer.pal(length(targetgenelist), "Set1")

colors=c( "#E41A1C", "#377EB8", "#4DAF4A", "#984EA3", "#FF7F00",  "#A65628", "#F781BF",
          "#999999", "#66C2A5", "#FC8D62", "#8DA0CB", "#E78AC3", "#A6D854", "#FFD92F", "#E5C494", "#B3B3B3", 
          "#8DD3C7", "#FFFFB3", "#BEBADA", "#FB8072", "#80B1D3", "#FDB462", "#B3DE69", "#FCCDE5",
          "#D9D9D9", "#BC80BD", "#CCEBC5", "#FFED6F")


## code

targetmatvec=unlist(targetmat)+1
yrange=range(targetmatvec[targetmatvec>0]);
# yrange[1]=1; # set the minimum value to 1
for(i in 1:length(targetmat)){
  vali=targetmat[[i]]+1;
  if(i==1){
    plot(1:length(vali),vali,type='b',las=1,pch=20,main=paste('sgRNAs in',targetgene),ylab='Read counts',xlab='Samples',xlim=c(0.7,length(vali)+0.3),ylim = yrange,col=colors[(i %% length(colors))],xaxt='n',log='y')
    axis(1,at=1:length(vali),labels=(collabel),las=2)
    # lines(0:100,rep(1,101),col='black');
  }else{
    lines(1:length(vali),vali,type='b',pch=20,col=colors[(i %% length(colors))])
  }
}




# parameters
# Do not modify the variables beginning with "__"
targetmat=list(c(3571.9837937712878,3171.036294636887),c(1643.765388125821,1539.1170088270699),c(1482.886222479464,1274.7180687441487),c(1171.6200106854255,1128.510707837368),c(980.4302775984506,906.135440350408),c(1816.3024643262618,1602.1525177210112),c(1519.025745197124,1258.9591915206634),c(924.4723069388483,974.4239083188445),c(431.34269050110197,440.37306907850746),c(1330.1675942209658,1378.9017570549686))
targetgene="ROSA26"
collabel=c("S14_MNSC502_F6","S16_MNSC502_F8")

# set up color using RColorBrewer
#library(RColorBrewer)
#colors <- brewer.pal(length(targetgenelist), "Set1")

colors=c( "#E41A1C", "#377EB8", "#4DAF4A", "#984EA3", "#FF7F00",  "#A65628", "#F781BF",
          "#999999", "#66C2A5", "#FC8D62", "#8DA0CB", "#E78AC3", "#A6D854", "#FFD92F", "#E5C494", "#B3B3B3", 
          "#8DD3C7", "#FFFFB3", "#BEBADA", "#FB8072", "#80B1D3", "#FDB462", "#B3DE69", "#FCCDE5",
          "#D9D9D9", "#BC80BD", "#CCEBC5", "#FFED6F")


## code

targetmatvec=unlist(targetmat)+1
yrange=range(targetmatvec[targetmatvec>0]);
# yrange[1]=1; # set the minimum value to 1
for(i in 1:length(targetmat)){
  vali=targetmat[[i]]+1;
  if(i==1){
    plot(1:length(vali),vali,type='b',las=1,pch=20,main=paste('sgRNAs in',targetgene),ylab='Read counts',xlab='Samples',xlim=c(0.7,length(vali)+0.3),ylim = yrange,col=colors[(i %% length(colors))],xaxt='n',log='y')
    axis(1,at=1:length(vali),labels=(collabel),las=2)
    # lines(0:100,rep(1,101),col='black');
  }else{
    lines(1:length(vali),vali,type='b',pch=20,col=colors[(i %% length(colors))])
  }
}




# parameters
# Do not modify the variables beginning with "__"
targetmat=list(c(1297.525444669531,1317.6172345191924),c(705.3035885220721,638.2345275511569),c(835.8721867278111,834.3449996656414),c(1384.9597738251598,1432.3068409790023),c(2128.7344671757087,2027.6422027551157),c(673.8272300260458,618.9736776113415))
targetgene="LRIG1"
collabel=c("S14_MNSC502_F6","S16_MNSC502_F8")

# set up color using RColorBrewer
#library(RColorBrewer)
#colors <- brewer.pal(length(targetgenelist), "Set1")

colors=c( "#E41A1C", "#377EB8", "#4DAF4A", "#984EA3", "#FF7F00",  "#A65628", "#F781BF",
          "#999999", "#66C2A5", "#FC8D62", "#8DA0CB", "#E78AC3", "#A6D854", "#FFD92F", "#E5C494", "#B3B3B3", 
          "#8DD3C7", "#FFFFB3", "#BEBADA", "#FB8072", "#80B1D3", "#FDB462", "#B3DE69", "#FCCDE5",
          "#D9D9D9", "#BC80BD", "#CCEBC5", "#FFED6F")


## code

targetmatvec=unlist(targetmat)+1
yrange=range(targetmatvec[targetmatvec>0]);
# yrange[1]=1; # set the minimum value to 1
for(i in 1:length(targetmat)){
  vali=targetmat[[i]]+1;
  if(i==1){
    plot(1:length(vali),vali,type='b',las=1,pch=20,main=paste('sgRNAs in',targetgene),ylab='Read counts',xlab='Samples',xlim=c(0.7,length(vali)+0.3),ylim = yrange,col=colors[(i %% length(colors))],xaxt='n',log='y')
    axis(1,at=1:length(vali),labels=(collabel),las=2)
    # lines(0:100,rep(1,101),col='black');
  }else{
    lines(1:length(vali),vali,type='b',pch=20,col=colors[(i %% length(colors))])
  }
}




# parameters
# Do not modify the variables beginning with "__"
targetmat=list(c(1395.4518933238353,1148.647050956266),c(1285.8675341154471,1243.200314297178),c(1041.0514124796866,775.6869566671126),c(567.7402439838828,501.65759161428383),c(1029.3935019256028,932.4002357228835),c(412.6900336145678,331.811914872275),c(825.3800672291356,724.9083522803264),c(1601.7969101311191,1241.449327939013),c(466.3164221633535,358.0767102447506),c(641.185080474611,606.7167731041862))
targetgene="AAVS1"
collabel=c("S14_MNSC502_F6","S16_MNSC502_F8")

# set up color using RColorBrewer
#library(RColorBrewer)
#colors <- brewer.pal(length(targetgenelist), "Set1")

colors=c( "#E41A1C", "#377EB8", "#4DAF4A", "#984EA3", "#FF7F00",  "#A65628", "#F781BF",
          "#999999", "#66C2A5", "#FC8D62", "#8DA0CB", "#E78AC3", "#A6D854", "#FFD92F", "#E5C494", "#B3B3B3", 
          "#8DD3C7", "#FFFFB3", "#BEBADA", "#FB8072", "#80B1D3", "#FDB462", "#B3DE69", "#FCCDE5",
          "#D9D9D9", "#BC80BD", "#CCEBC5", "#FFED6F")


## code

targetmatvec=unlist(targetmat)+1
yrange=range(targetmatvec[targetmatvec>0]);
# yrange[1]=1; # set the minimum value to 1
for(i in 1:length(targetmat)){
  vali=targetmat[[i]]+1;
  if(i==1){
    plot(1:length(vali),vali,type='b',las=1,pch=20,main=paste('sgRNAs in',targetgene),ylab='Read counts',xlab='Samples',xlim=c(0.7,length(vali)+0.3),ylim = yrange,col=colors[(i %% length(colors))],xaxt='n',log='y')
    axis(1,at=1:length(vali),labels=(collabel),las=2)
    # lines(0:100,rep(1,101),col='black');
  }else{
    lines(1:length(vali),vali,type='b',pch=20,col=colors[(i %% length(colors))])
  }
}



dev.off()
Sweave("S2A_c1_t3_summary.Rnw");
library(tools);

texi2dvi("S2A_c1_t3_summary.tex",pdf=TRUE);
